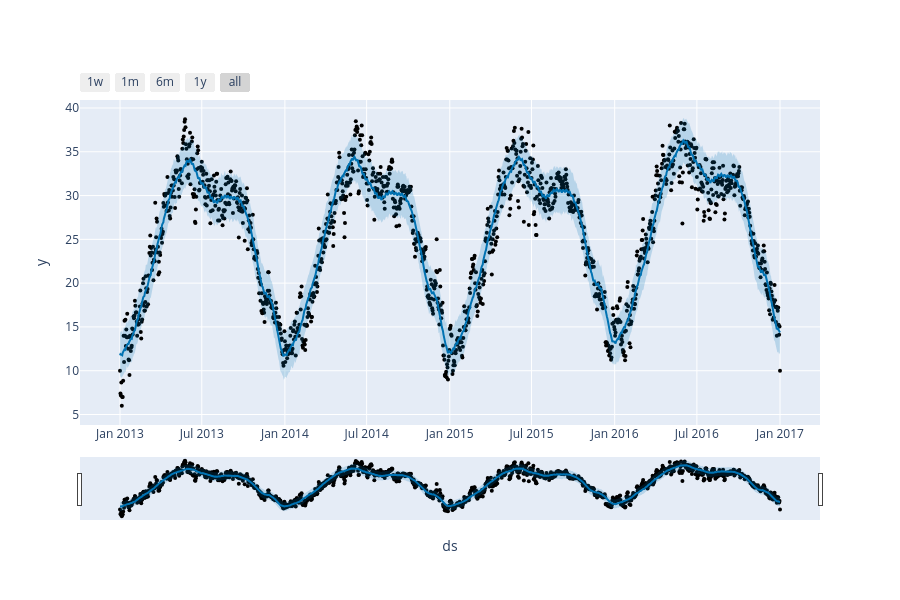

The code cell stored with this chart in its notebook:
### Code cell
plot_plotly(model,tahmin)

### Figure 1 — Plotly figure (JSON) as saved in the notebook; plotly's stock layout.template omitted (floating-point values rounded to 4 significant figures; data arrays with more than 128 entries replaced by an {"elided": "..."} marker saying what was removed)
{"data": [{"marker": {"color": "black", "size": 4}, "mode": "markers", "name": "Actual", "type": "scatter", "x": {"elided": "1462 str values"}, "y": {"elided": "1462 float values"}}, {"hoverinfo": "skip", "line": {"width": 0}, "mode": "lines", "type": "scatter", "x": {"elided": "1462 str values"}, "y": {"elided": "1462 float values"}}, {"fill": "tonexty", "fillcolor": "rgba(0, 114, 178, 0.2)", "line": {"color": "#0072B2", "width": 2}, "mode": "lines", "name": "Predicted", "type": "scatter", "x": {"elided": "1462 str values"}, "y": {"elided": "1462 float values"}}, {"fill": "tonexty", "fillcolor": "rgba(0, 114, 178, 0.2)", "hoverinfo": "skip", "line": {"width": 0}, "mode": "lines", "type": "scatter", "x": {"elided": "1462 str values"}, "y": {"elided": "1462 float values"}}], "layout": {"height": 600, "showlegend": false, "width": 900, "xaxis": {"rangeselector": {"buttons": [{"count": 7, "label": "1w", "step": "day", "stepmode": "backward"}, {"count": 1, "label": "1m", "step": "month", "stepmode": "backward"}, {"count": 6, "label": "6m", "step": "month", "stepmode": "backward"}, {"count": 1, "label": "1y", "step": "year", "stepmode": "backward"}, {"step": "all"}]}, "rangeslider": {"visible": true}, "title": {"text": "ds"}, "type": "date"}, "yaxis": {"title": {"text": "y"}}}}
